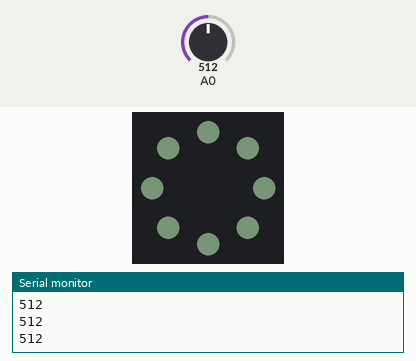
The sketch below on a simulated Arduino Uno, built with avr-gcc and run on an emulated ATmega328P. Shown: 8 RGB LEDs in a ring, first at the top, clockwise, the last lines printed to the serial monitor. Inputs (shaded band) come from the test bench; at power-on: A0 = 512. Dim RGB values are drawn brighter than linear.

Above: at 1.2 s.
1.3 s: A0 set to 716
At 2.1 s:
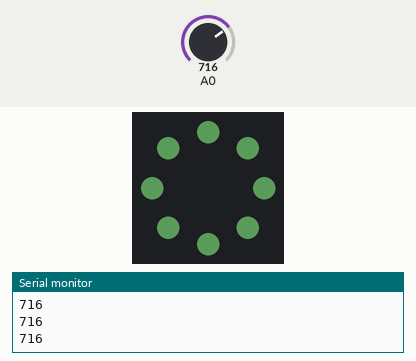
2.8 s: A0 set to 900
At 3.2 s:
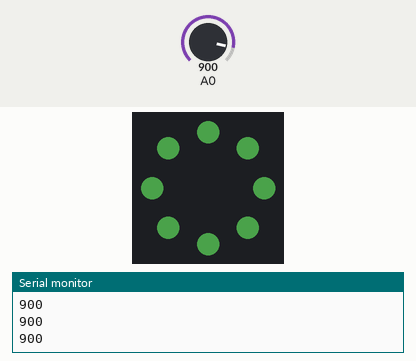
4.3 s: A0 set to 306
At 5.5 s:
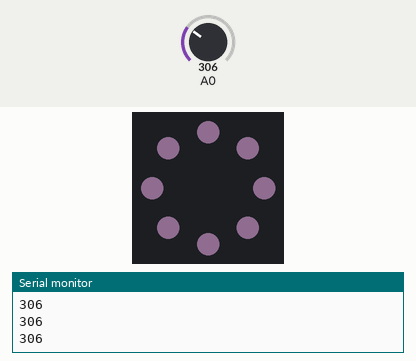
5.8 s: A0 set to 122
At 6.7 s:
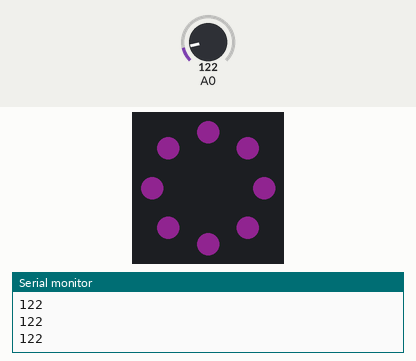
7.3 s: A0 set to 511
At 7.8 s:
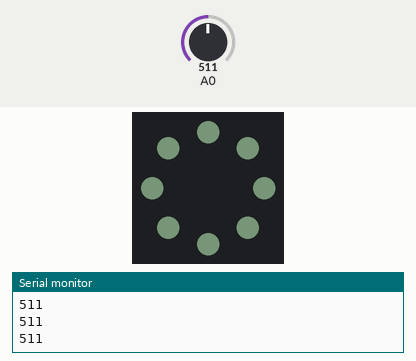
Timing chart, 0 to 9.8 s (numbered marks = the images above; inputs shaded):
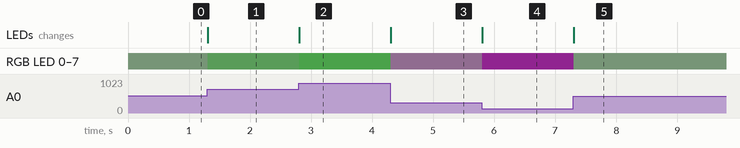

Measured:
- after the input at 1.3 s, RGB LED 0–7: RGB(16, 20, 16) → RGB(16, 28, 16) at once; the LEDs: change at once (image 1)
- after the input at 2.8 s, RGB LED 0–7: RGB(16, 28, 16) → RGB(16, 35, 16) at once; the LEDs: change at once (image 2)
- after the input at 4.3 s, RGB LED 0–7: RGB(16, 35, 16) → RGB(16, 12, 16) at once; the LEDs: change at once (image 3)
- after the input at 5.8 s, RGB LED 0–7: RGB(16, 12, 16) → RGB(16, 4, 16) at once; the LEDs: change at once (image 4)
- after the input at 7.3 s, RGB LED 0–7: RGB(16, 4, 16) → RGB(16, 20, 16) at once; the LEDs: change at once (image 5)

The sketch:

9_SS_NP_changing_colors.ino
```cpp
// SoundSensor on A0 pin, normal input vol value is around 100

#include <Adafruit_NeoPixel.h>

#define NEO 3
#define PX_CNT 8

int state = 0;
int vol = 0;

Adafruit_NeoPixel ring(PX_CNT, NEO, NEO_GRB+NEO_KHZ800);

void setup() {
  ring.begin();
  ring.clear();
  ring.setBrightness(40);
  Serial.begin(9600);
}

void loop() {
  vol = analogRead(A0);
  Serial.println(vol);
  int map_vol = map(vol, 0, 1023, 0, 255);
  for(int i=0; i<PX_CNT; i++){
    ring.setPixelColor(i, ring.Color(100, map_vol, 100));
    ring.show();
  }
}
```
